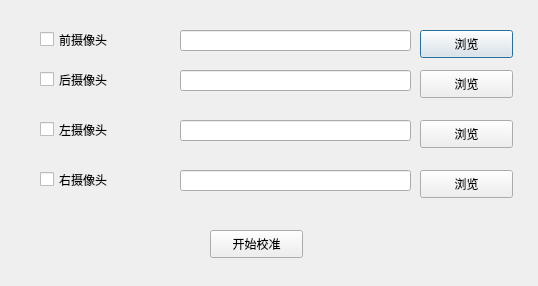
<?xml version="1.0" encoding="UTF-8"?>
<ui version="4.0">
 <class>DlgCheck</class>
 <widget class="QDialog" name="DlgCheck">
  <property name="geometry">
   <rect>
    <x>0</x>
    <y>0</y>
    <width>538</width>
    <height>286</height>
   </rect>
  </property>
  <property name="windowTitle">
   <string>Dialog</string>
  </property>
  <widget class="QCheckBox" name="cb_front">
   <property name="geometry">
    <rect>
     <x>40</x>
     <y>30</y>
     <width>131</width>
     <height>19</height>
    </rect>
   </property>
   <property name="text">
    <string>前摄像头</string>
   </property>
  </widget>
  <widget class="QPushButton" name="pb_front">
   <property name="geometry">
    <rect>
     <x>420</x>
     <y>30</y>
     <width>93</width>
     <height>28</height>
    </rect>
   </property>
   <property name="text">
    <string>浏览</string>
   </property>
  </widget>
  <widget class="QLineEdit" name="le_front">
   <property name="geometry">
    <rect>
     <x>180</x>
     <y>30</y>
     <width>231</width>
     <height>21</height>
    </rect>
   </property>
  </widget>
  <widget class="QCheckBox" name="cb_back">
   <property name="geometry">
    <rect>
     <x>40</x>
     <y>70</y>
     <width>131</width>
     <height>19</height>
    </rect>
   </property>
   <property name="text">
    <string>后摄像头</string>
   </property>
  </widget>
  <widget class="QLineEdit" name="le_back">
   <property name="geometry">
    <rect>
     <x>180</x>
     <y>70</y>
     <width>231</width>
     <height>21</height>
    </rect>
   </property>
  </widget>
  <widget class="QPushButton" name="pb_back">
   <property name="geometry">
    <rect>
     <x>420</x>
     <y>70</y>
     <width>93</width>
     <height>28</height>
    </rect>
   </property>
   <property name="text">
    <string>浏览</string>
   </property>
  </widget>
  <widget class="QCheckBox" name="cb_left">
   <property name="geometry">
    <rect>
     <x>40</x>
     <y>120</y>
     <width>131</width>
     <height>19</height>
    </rect>
   </property>
   <property name="text">
    <string>左摄像头</string>
   </property>
  </widget>
  <widget class="QLineEdit" name="le_left">
   <property name="geometry">
    <rect>
     <x>180</x>
     <y>120</y>
     <width>231</width>
     <height>21</height>
    </rect>
   </property>
  </widget>
  <widget class="QPushButton" name="pb_left">
   <property name="geometry">
    <rect>
     <x>420</x>
     <y>120</y>
     <width>93</width>
     <height>28</height>
    </rect>
   </property>
   <property name="text">
    <string>浏览</string>
   </property>
  </widget>
  <widget class="QCheckBox" name="cb_right">
   <property name="geometry">
    <rect>
     <x>40</x>
     <y>170</y>
     <width>131</width>
     <height>19</height>
    </rect>
   </property>
   <property name="text">
    <string>右摄像头</string>
   </property>
  </widget>
  <widget class="QLineEdit" name="le_right">
   <property name="geometry">
    <rect>
     <x>180</x>
     <y>170</y>
     <width>231</width>
     <height>21</height>
    </rect>
   </property>
  </widget>
  <widget class="QPushButton" name="pb_right">
   <property name="geometry">
    <rect>
     <x>420</x>
     <y>170</y>
     <width>93</width>
     <height>28</height>
    </rect>
   </property>
   <property name="text">
    <string>浏览</string>
   </property>
  </widget>
  <widget class="QPushButton" name="pb_check">
   <property name="geometry">
    <rect>
     <x>210</x>
     <y>230</y>
     <width>93</width>
     <height>28</height>
    </rect>
   </property>
   <property name="text">
    <string>开始校准</string>
   </property>
  </widget>
 </widget>
 <resources/>
 <connections/>
</ui>
